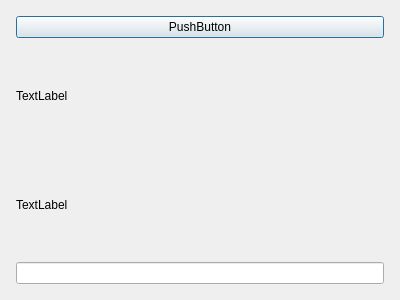
<?xml version="1.0" encoding="UTF-8"?>
<ui version="4.0">
 <class>Dialog</class>
 <widget class="QDialog" name="Dialog">
  <property name="geometry">
   <rect>
    <x>0</x>
    <y>0</y>
    <width>400</width>
    <height>300</height>
   </rect>
  </property>
  <property name="windowTitle">
   <string>Dialog</string>
  </property>
  <layout class="QGridLayout" name="gridLayout_2">
   <item row="0" column="0">
    <layout class="QVBoxLayout" name="verticalLayout">
     <property name="margin">
      <number>5</number>
     </property>
     <item>
      <widget class="QPushButton" name="screenGrabPushButton">
       <property name="text">
        <string>PushButton</string>
       </property>
      </widget>
     </item>
     <item>
      <widget class="QLabel" name="previousImagesLabel">
       <property name="text">
        <string>TextLabel</string>
       </property>
      </widget>
     </item>
     <item>
      <widget class="QLabel" name="imagePathLabel">
       <property name="text">
        <string>TextLabel</string>
       </property>
      </widget>
     </item>
     <item>
      <widget class="QLineEdit" name="pathLineEdit"/>
     </item>
    </layout>
   </item>
  </layout>
 </widget>
 <resources/>
 <connections/>
</ui>
